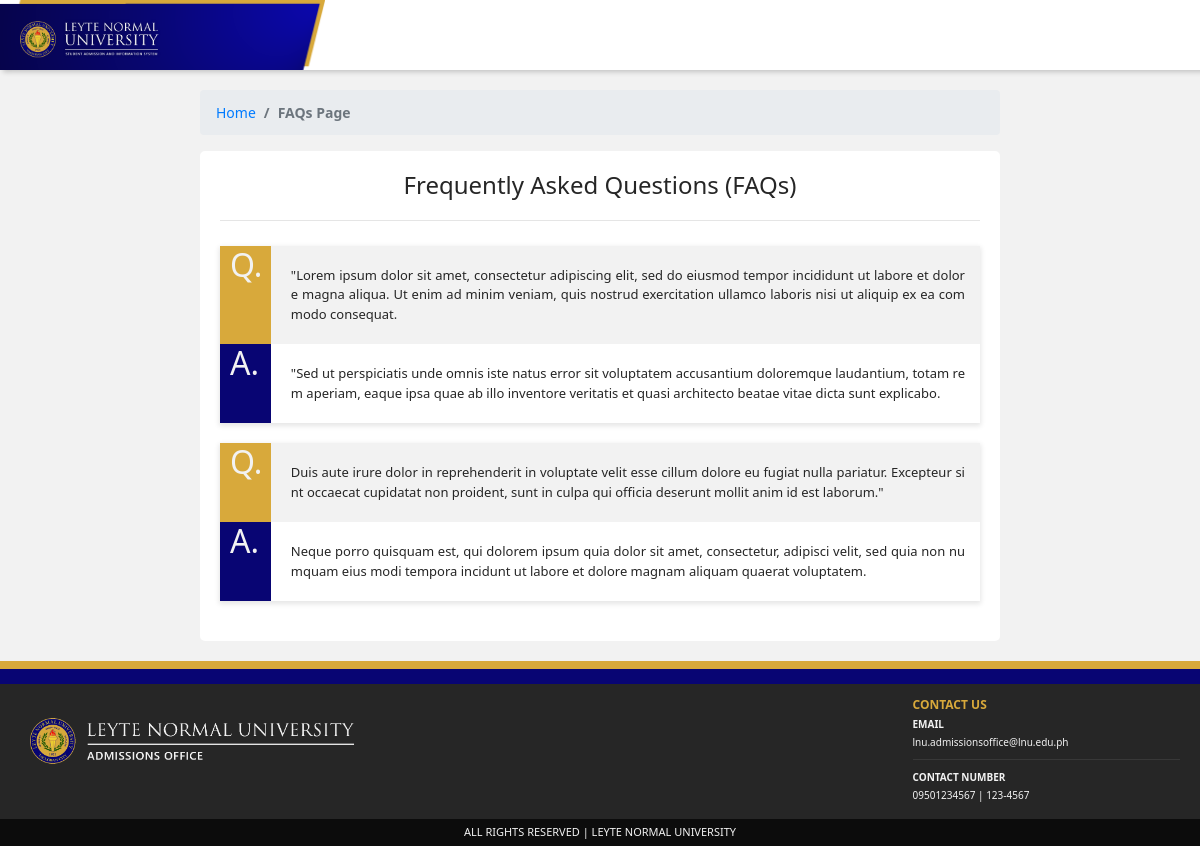
The page /pages/faqs.php on the database as committed earlier.
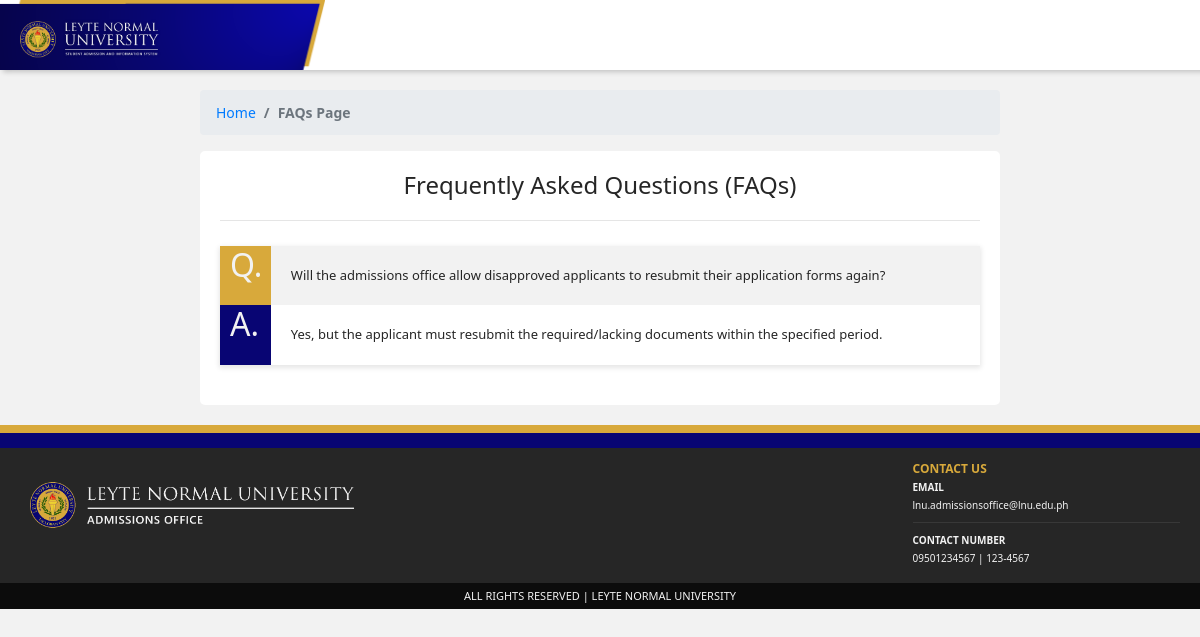
The same page on the database as committed later.
### tables this page shows
CREATE TABLE `tbl_faqs` (
  `id` int(11) NOT NULL,
  `question` text NOT NULL,
  `answer` text NOT NULL
);

### pages/faqs.php (the view, shortened to what this page needs)
<?php
	require 'backend/config/db_pdo.php';
	require 'backend/config/db_mysqli.php';
?>
<!DOCTYPE html>
<html>
<head>
		<link rel="stylesheet" type="text/css" href="assets/libs/bootstrap/css/bootstrap.min.css">
		<link rel="stylesheet" type="text/css" href="assets/libs/font-awesome/css/all.css">
		<link rel="stylesheet" type="text/css" href="assets/css/style.css">
</head>
<body>
	<nav class="navbar navbar-expand-sm student-navbar-main">
		<div class="student-navbar-logo-container">
			<a class="navbar-brand" href="index.php">
				<img src="assets/images/navbar_logo_main.png" class="logo">
			</a>
		</div>
	</nav>
	<div class="container-fluid" style="height: 100%;">
		<div class="row">
			<div class="col-md-2"></div>
			<div class="col-md-8 home" style="margin-bottom: 20px;">
				<div class="row">
					<div class="page-navigation">
						<ol class="breadcrumb">
	          				<li class="breadcrumb-item"><a href="index.php">Home</a></li>
	          				<li class="breadcrumb-item active">FAQs Page</li>
	        			</ol>
					</div>
				</div>
				<div class="row">
					<div class="home-container">
						<div class="faq-header" align="center">
							<h4 style="color: #262626;">Frequently Asked Questions (FAQs)</h4>
							<hr class="default-divider ml-auto">
						</div>
						<?php
							$queryFAQs = "SELECT * from tbl_faqs";
							$fetchFAQs = mysqli_query($connection, $queryFAQs);
							if($fetchFAQs){
								$numFAQs = mysqli_num_rows($fetchFAQs);
							}
							if($numFAQs > 0){
								$sqlFaq = $conn->prepare("SELECT * FROM tbl_faqs");
								$sqlFaq->execute();
								while($fetchFaq = $sqlFaq->fetch()){
							?>
								<div class="faq-card">
									<div class="faq-card-question">
										<div class="row">
											<div class="col-md-1 faq-card-question-header">
												<h2>Q.</h2>
											</div>
											<div class="col-md-11 faq-card-content">
												<p style="white-space: normal; word-break: break-all; margin: 10px 20px 10px 10px; font-size: 13px;"><?php echo $fetchFaq['question']?></p>
											</div>
										</div>
									</div>
									<div class="faq-card-answer">
										<div class="row">
											<div class="col-md-1 faq-card-answer-header">
												<h2>A.</h2>
											</div>
											<div class="col-md-11 faq-card-content">
												<p style="white-space: normal; word-break: break-all; margin: 10px 20px 10px 10px; font-size: 13px;"><?php echo $fetchFaq['answer']?></p>
											</div>
										</div>
									</div>
								</div>
							<?php
								}
							}else{
								echo "<p style='text-align: center'><i>FAQs not yet set, please contact the Admissions Office!</i></p>";
							}
						?>
					</div>
				</div>
			</div>
			<div class="col-md-2"></div>
		</div>
	</div>
	<div class="footer-container-main">
		<div class="student-footer-first"></div>
		<div class="student-footer-second"></div>
		<div class="student-footer-main">
			<div class="row">
				<div class="col-md-9">
					<div class="footer-logo-container">
						<img src="assets/images/footer_logo.png" class="footer-logo">
					</div>
				</div>
				<div class="col-md-3">
					<div class="footer-contact-container">
						<p class="footer-contact-header">CONTACT US</p>
						<p class="footer-contact-subheader">EMAIL</p>
						<p class="footer-contact-text">lnu.admissionsoffice@lnu.edu.ph</p>
						<hr class="footer-divider">
						<p class="footer-contact-subheader">CONTACT NUMBER</p>
						<p class="footer-contact-text">09501234567 | 123-4567</p>
					</div>
				</div>
			</div>
		</div>
		<div class="footer-subfooter">
			<p class="subfooter-text">ALL RIGHTS RESERVED | LEYTE NORMAL UNIVERSITY</p>
		</div>
	</div>
</body>
</html>

Rows that differ between the two databases and show on the page:
removed tbl_faqs: question "\"Lorem ipsum dolor sit amet, consectetur adipiscing elit, sed do eiusmod tempor incididunt ut labore et dolore magna aliqua. Ut enim ad minim veniam, quis nostrud exercitation ullamco laboris nisi ut aliquip ex ea commodo consequat.", answer "\"Sed ut perspiciatis unde omnis iste natus error sit voluptatem accusantium doloremque laudantium, totam rem aperiam, eaque ipsa quae ab illo inventore veritatis et quasi architecto beatae vitae dicta sunt explicabo."
removed tbl_faqs: question "Duis aute irure dolor in reprehenderit in voluptate velit esse cillum dolore eu fugiat nulla pariatur. Excepteur sint occaecat cupidatat non proident, sunt in culpa qui officia deserunt mollit anim id est laborum.\"", answer "Neque porro quisquam est, qui dolorem ipsum quia dolor sit amet, consectetur, adipisci velit, sed quia non numquam eius modi tempora incidunt ut labore et dolore magnam aliquam quaerat voluptatem."
added tbl_faqs: question "Will the admissions office allow disapproved applicants to resubmit their application forms again?", answer "Yes, but the applicant must resubmit the required/lacking documents within the specified period."
